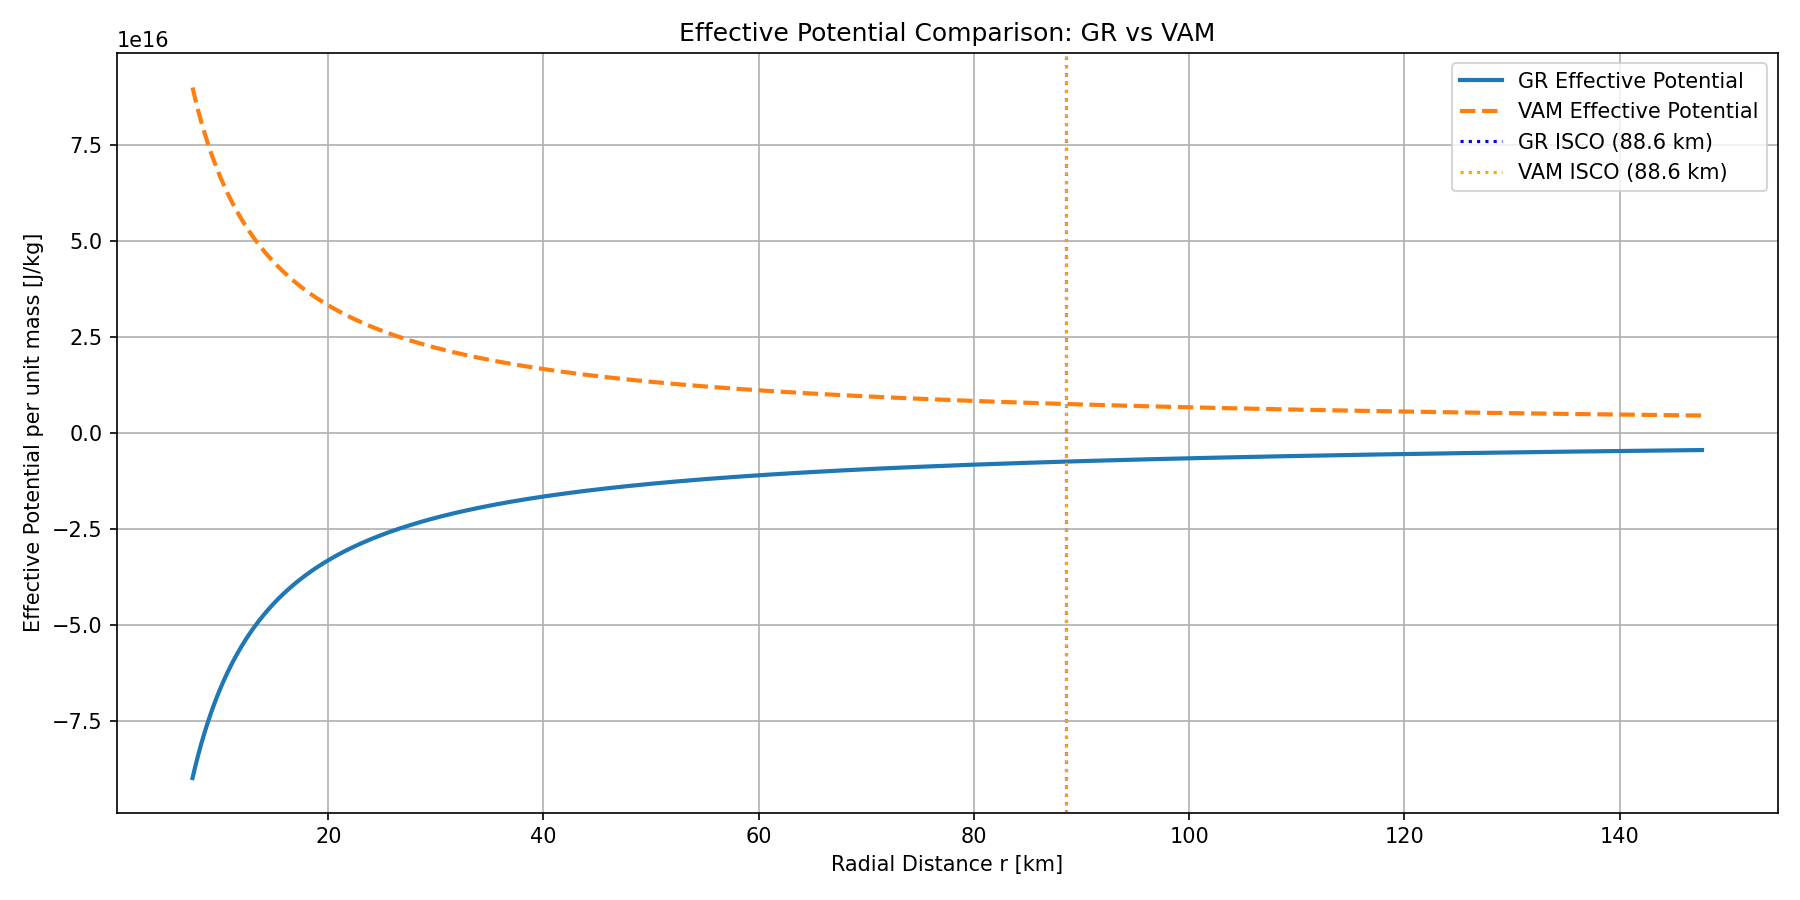

Write Python code to recreate this figure.
import numpy as np
import matplotlib.pyplot as plt

# Constants
G = 6.67430e-11         # gravitational constant [m^3 kg^-1 s^-2]
c = 2.99792458e8        # speed of light [m/s]
M_sun = 1.98847e30      # solar mass [kg]

# Mass of compact object for benchmark
M = 10 * M_sun

# Schwarzschild ISCO (GR prediction)
r_isco_gr = 6 * G * M / c**2

# VAM critical radius where v_phi = c
r_crit_vam = G * M / c**2

# Extended VAM ISCO: propose instability appears at ~6x r_crit
r_isco_vam = 6 * r_crit_vam

# Radius array for plotting
r = np.linspace(0.5 * r_crit_vam, 10 * r_crit_vam, 1000)

# Specific angular momentum (assume test particle in orbit)
L = np.sqrt(G * M * r)

# Circulation quantum (approximation for benchmark)
kappa = 1.54e-9  # m^2/s from VAM

# Effective potential GR-like (purely for comparison, L^2 / 2r^2 - GM/r)
Veff_gr = L**2 / (2 * r**2) - G * M / r

# Effective potential VAM-like (L^2 / 2r^2 - swirl energy + shear term)
gamma = 1e-44  # heuristic tuning parameter
omega = kappa / r**2
domega_dr = -2 * kappa / r**3
shear_term = gamma * domega_dr**2

Veff_vam = L**2 / (2 * r**2) - 0.5 * (kappa**2 / r**2) - shear_term

# Plotting
plt.figure(figsize=(12, 6))
plt.plot(r * 1e-3, Veff_gr, label="GR Effective Potential", linewidth=2)
plt.plot(r * 1e-3, Veff_vam, label="VAM Effective Potential", linestyle='--', linewidth=2)
plt.axvline(r_isco_gr * 1e-3, color='blue', linestyle=':', label="GR ISCO (%.1f km)" % (r_isco_gr * 1e-3))
plt.axvline(r_isco_vam * 1e-3, color='orange', linestyle=':', label="VAM ISCO (%.1f km)" % (r_isco_vam * 1e-3))

plt.xlabel("Radial Distance r [km]")
plt.ylabel("Effective Potential per unit mass [J/kg]")
plt.title("Effective Potential Comparison: GR vs VAM")
plt.legend()
plt.grid(True)
plt.tight_layout()
# ✅ Get the script filename dynamically and save as pdf
import os
script_name = os.path.splitext(os.path.basename(__file__))[0]
filename = f"{script_name}.pdf"
plt.savefig(filename, format="pdf", bbox_inches="tight")
filename = f"{script_name}.png"
plt.savefig(filename, dpi=150)  # Save image with high resolution
plt.tight_layout()
plt.show()
